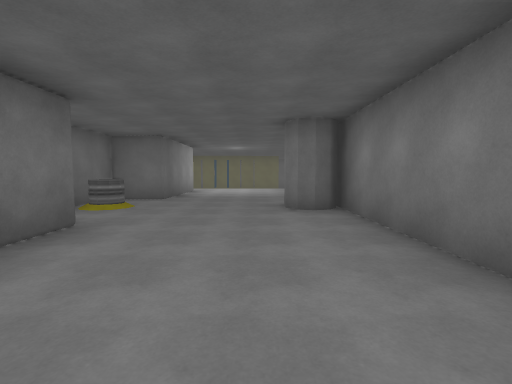
View 1 (above)

24 first-person views from a walk through a scene from a Unity 3-D project. The camera is 1.4 m above the floor, tilts 4° down and sees 85° across. The floor is counted in squares, 2 m on a side. Each view is taken from the middle of a square. On the plan, view 1 faces up. The plan holds only what a view shows up to about 9 squares ahead; the rest is blank. The place goes on beyond the plan.

View 2
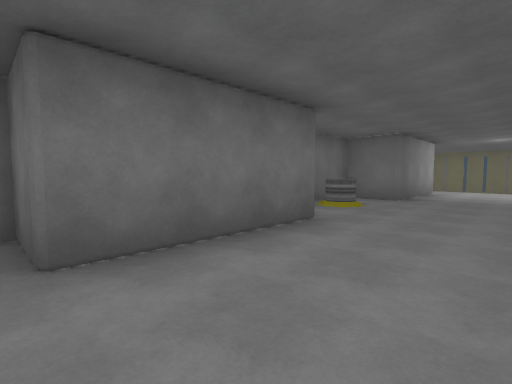

View 3
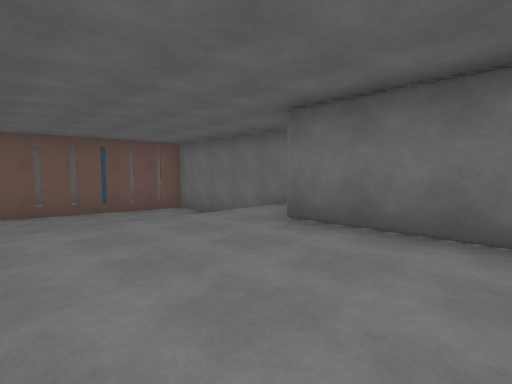

View 4
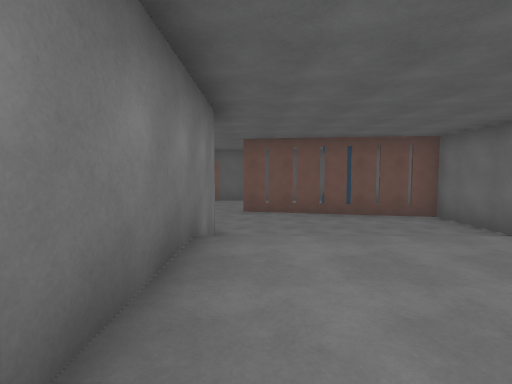

View 5
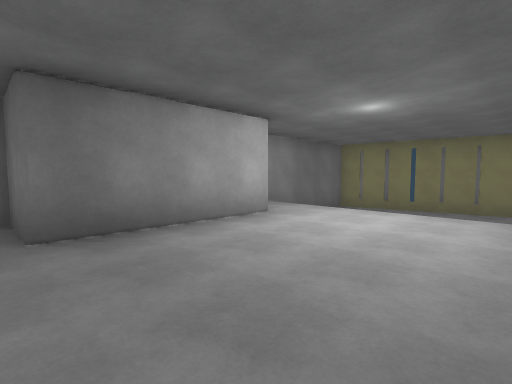

View 6
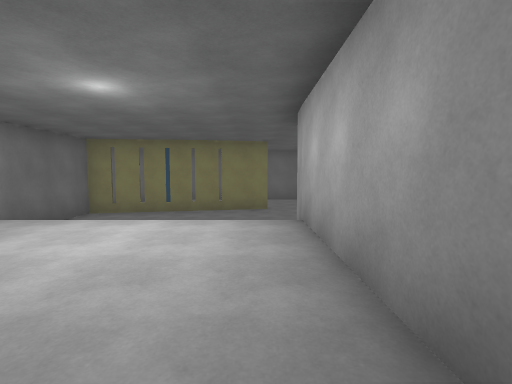

View 7
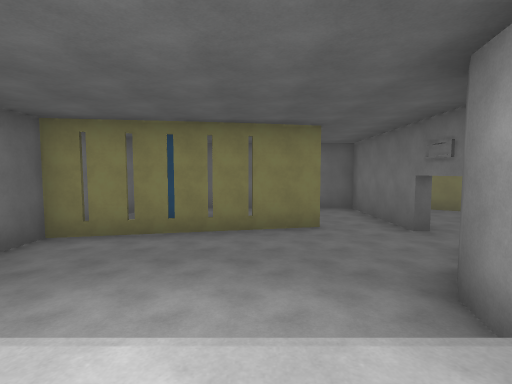

View 8
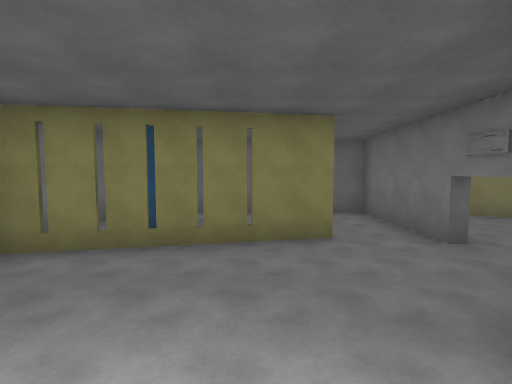

View 9
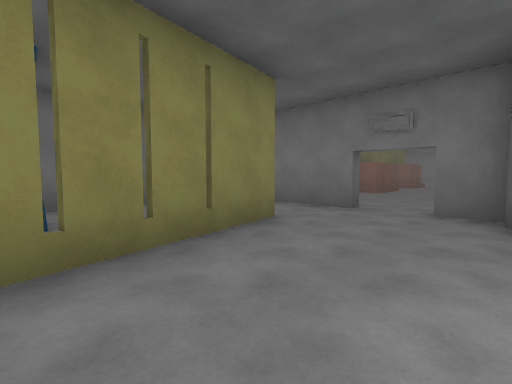

View 10
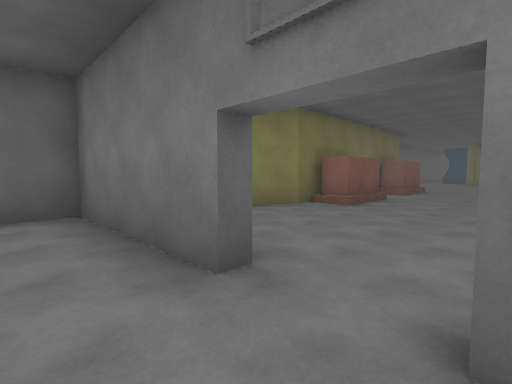

View 11
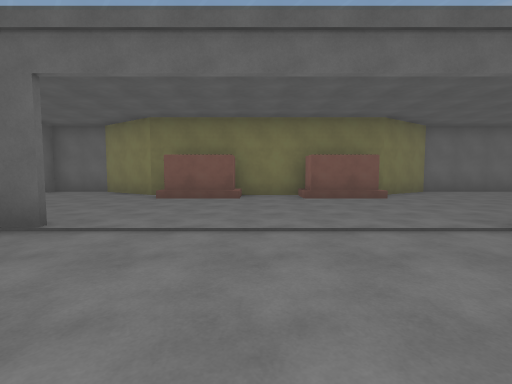

View 12
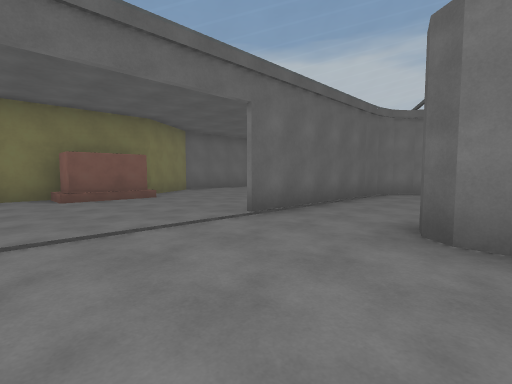

View 13
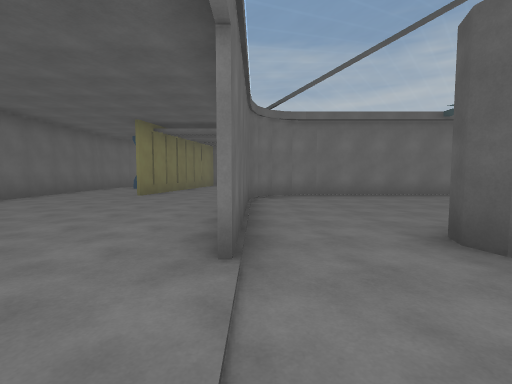

View 14
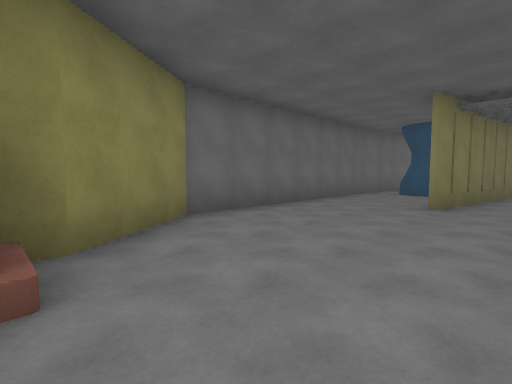

View 15
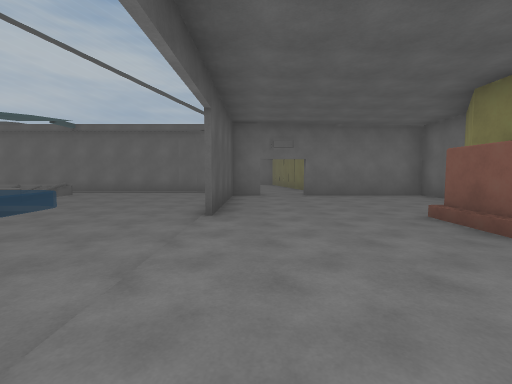

View 16
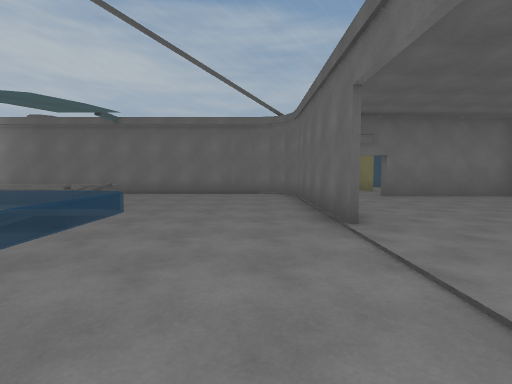

View 17
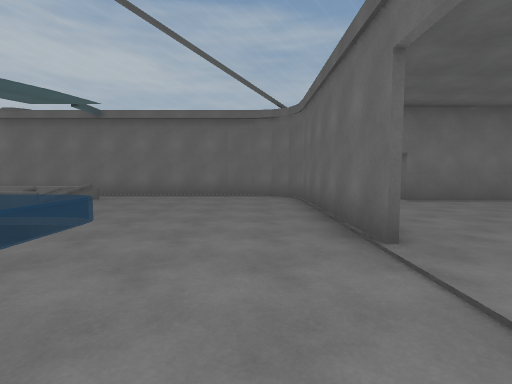

View 18
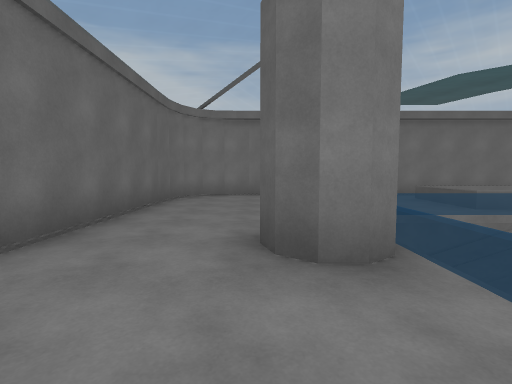

View 19
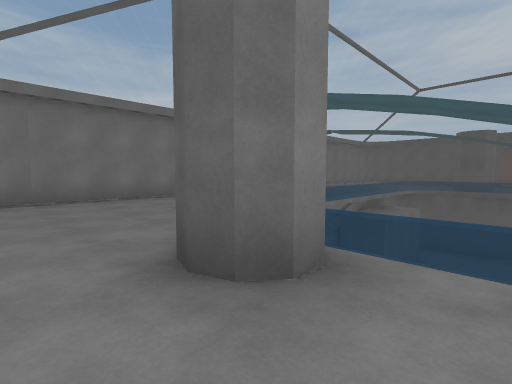

View 20
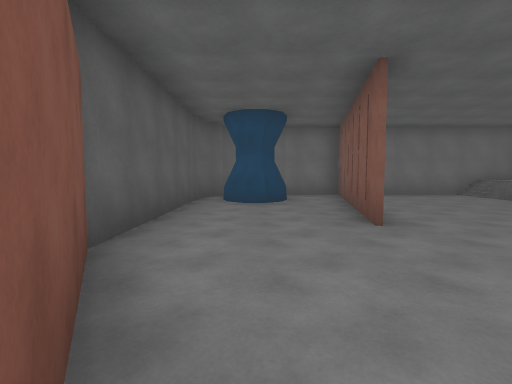

View 21
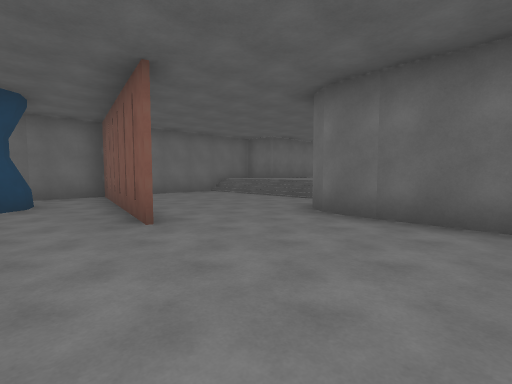

View 22
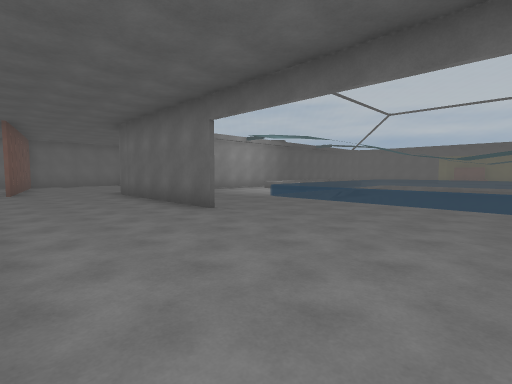

View 23
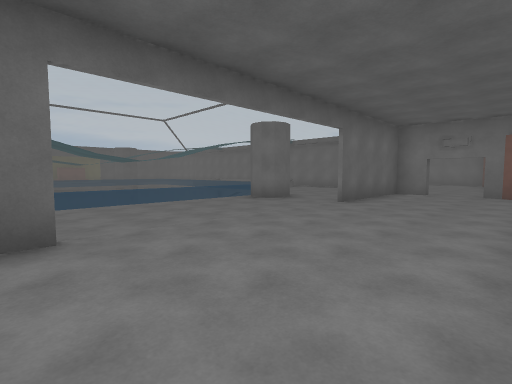

View 24
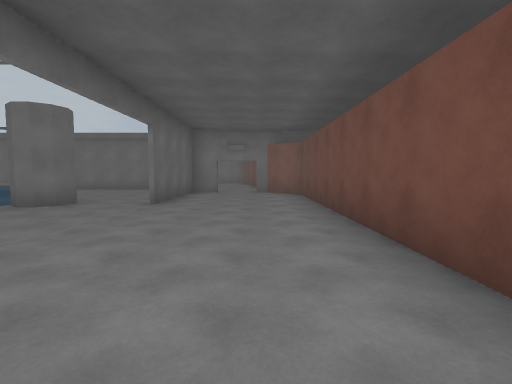

### Floor plan
Key: @ floor where view 1 was taken; # wall or solid block; . main floor; : floor 1 m higher than the main floor; / step, stairs or slope; = window, fence, low wall or low ledge; ^ raised ledge; v drop or lower ground; O other object.
Columns run from 4 left of view 1 to 23 right of it. Each row starts with its distance up from view 1.
 20   ##########      ##########
 19   #.. .#...########........#
 18   #.  .#....##..##.........#
 17   ####.#...............#####
 16 ####.......................
 15 #......#................
 14 #.....######......######
 13 #.....#................#
 12 #/////#................#
 11  :::::#...........#....#
 10  #::::#...v         ...#
  9  #::::#..=v         ...#
  8 ##::::#^/.v         ...#
  7 #:::::#=            .==#
  6 #O:::##=            .==#
  5  :::::#=           v.=##
  4  :::::#            v.  #
  3  #::::#
  2  #::::#         vv
  1 ##::::#         vv
  0 #:::@:#    ======##
 -1 #/////#  .........#..
 -2 #.....#  ............
 -3 #.....#   ..........
 -4 #.....######......####
 -5 ##.....................
 -6 ######.................
 -7 #....................#
 -8 # #.......   #########
 -9 #.......##
-10 #########

Positions as (right, up) in squares from view 1, and headings:
1: (0, 0), facing up
2: (0, 0), facing up-left
3: (1, 3), facing down-left
4: (1, 2), facing down
5: (1, 7), facing up-left
6: (1, 8), facing up
7: (0, 11), facing up
8: (0, 12), facing up
9: (-2, 14), facing up-right
10: (2, 15), facing up-right
11: (10, 11), facing up
12: (10, 11), facing up-right
13: (11, 14), facing right
14: (13, 16), facing up-right
15: (12, 15), facing left
16: (11, 13), facing left
17: (10, 13), facing left
18: (11, 12), facing right
19: (12, 13), facing down-right
20: (5, -8), facing left
21: (5, -8), facing up-left
22: (12, -7), facing up-left
23: (7, -7), facing up-right
24: (7, -6), facing right
